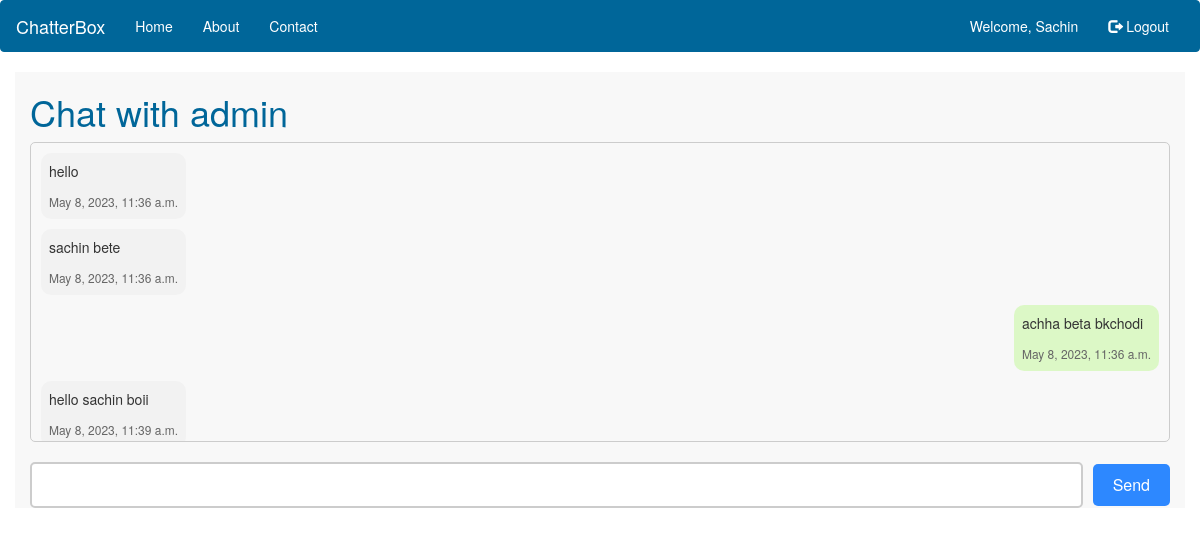
The page /chat/1/ (signed in) on the database its author committed.
### home/models.py (models this page shows, shortened)
class Message(models.Model):
    sender = models.ForeignKey(User, on_delete=models.CASCADE, related_name='sent_messages')
    recipient = models.ForeignKey(User, on_delete=models.CASCADE, related_name='received_messages')
    content = models.TextField()
    timestamp = models.DateTimeField(auto_now_add=True)

### home/views.py (the view)
# urls.py: path('chat/<int:user_id>/', views.chat, name='chat'),
@login_required
@login_required
def chat(request, user_id):
    current_user = request.user
    user = User.objects.get(id=user_id)
    messages = Message.objects.filter(sender=request.user, recipient=user) | Message.objects.filter(sender=user, recipient=request.user)
    messages = messages.order_by('timestamp')
    if request.method == 'POST':
        content = request.POST.get('message')
        message = Message.objects.create(sender=request.user, recipient=user, content=content)
        message.save()
    context = {
        'user': user,
        'messages': messages,
        'current_user' : current_user
    }
    return render(request, 'chat.html', context)

### home/templates/chat.html (shortened to what this page needs)
{% extends 'base.html' %}
{% load static %}
{% block css %}
<link rel="stylesheet" href="{% static 'css/chat.css' %}">
{% endblock css %}
{% block content %}
<h1>Chat with {{ user.username }}</h1>
<div id="chat">
{% for message in messages %}
    <div class="message{% if message.sender == request.user %} sent{% else %} received{% endif %}">
        <p>{{ message.content }}</p>
        <span class="timestamp">{{ message.timestamp }}</span>
    </div>
{% empty %}
    <p>No messages yet.</p>
{% endfor %}
</div>
<form method="POST" action="{% url 'chat' user_id=user.id %}">
    <input type="text" name="message" id="message">
    <button type="submit">Send</button>
    </form>
{% endblock %}

### home/templates/base.html (shortened to what this page needs)
<!DOCTYPE html>
<html>
<head>
    <link rel="stylesheet" href="https://maxcdn.bootstrapcdn.com/bootstrap/3.3.7/css/bootstrap.min.css">
    {% block css %}
    {% endblock css %}
</head>
<body>
    <nav class="navbar navbar-default">
        <div class="container-fluid">
            <div class="navbar-header">
                <a class="navbar-brand" href="{% url 'home' %}">ChatterBox</a>
            </div>
            <div class="collapse navbar-collapse" id="myNavbar">
                <ul class="nav navbar-nav">
                    <li><a href="{% url 'home' %}">Home</a></li>
                    <li><a href="#">About</a></li>
                    <li><a href="#">Contact</a></li>
                </ul>
                <ul class="nav navbar-nav navbar-right">
                    {% if user.is_authenticated %}
                        <li><a href="{% url 'profile' %}">Welcome, {{ current_user.username }}</a></li>
                        <li><a href="{% url 'logout' %}"><span class="glyphicon glyphicon-log-out"></span> Logout</a></li>
                    {% else %}
                        <li><a href="{% url 'login' %}"><span class="glyphicon glyphicon-log-in"></span> Login</a></li>
                        <li><a href="{% url 'signup' %}"><span class="glyphicon glyphicon-user"></span> Register</a></li>
                    {% endif %}
                </ul>
            </div>
        </div>
    </nav>
    <div class="container">
        {% block content %}{% endblock %}
    </div>
</body>
</html>

### home/static/css/chat.css (style rules this page uses)
#chat { display: flex; flex-direction: column; gap: 10px; padding: 10px; border: 1px solid #ccc; border-radius: 5px; height: 300px; overflow-y: scroll; }
.message.sent { align-self: flex-end; background-color: #DCF8C6; border-radius: 10px; padding: 8px; max-width: 70%; }
.message.received { align-self: flex-start; background-color: #F2F2F2; border-radius: 10px; padding: 8px; max-width: 70%; }
.timestamp { font-size: 12px; margin-top: 4px; color: #666; }
form { display: flex; flex-direction: row; align-items: center; margin-top: 20px; }
input[type="text"] { flex: 1; padding: 10px; margin-right: 10px; border: 2px solid #ccc; border-radius: 5px; font-size: 16px; transition: border-color 0.2s; }
button[type="submit"] { background-color: #2d88ff; color: #fff; border: none; border-radius: 5px; padding: 10px 20px; font-size: 16px; cursor: pointer; transition: background-color 0.2s; }

### home/templates/base.html (style rules this page uses)
.navbar-default { background-color: #006699; border-color: #006699; }
.navbar-default .navbar-nav > li > a { color: #fff; }
.navbar-default .navbar-brand { color: #fff; }
.container { background-color: #f8f8f8; }
h1 { color: #006699; }
p { color: #333; }

### rows shown on the page
Message: content "hello", timestamp "May 8, 2023, 11:36 a.m."
Message: content "sachin bete", timestamp "May 8, 2023, 11:36 a.m."
Message: content "achha beta bkchodi", timestamp "May 8, 2023, 11:36 a.m."
Message: content "hello sachin boii", timestamp "May 8, 2023, 11:39 a.m."

### other values the page prints
{{ current_user.username }} "Sachin"
{{ user.username }} "admin"
